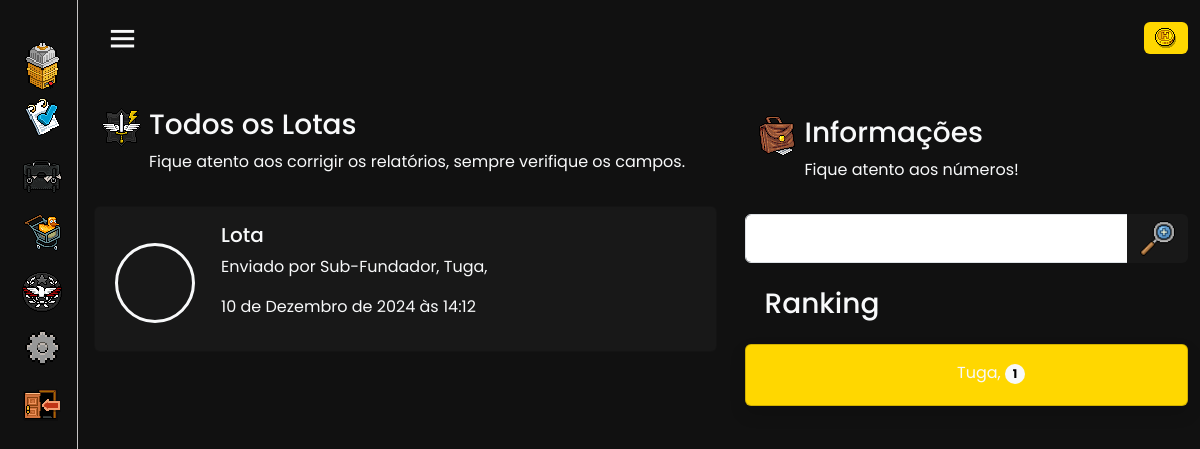
Page /system/dpl/lotas/ on the committed database.
### System/models.py (models this page shows)
class Lota(models.Model):
    datatime = models.DateTimeField(default=timezone.now)
    solicitante = models.ForeignKey(get_user_model(), on_delete=models.CASCADE,blank=True, null=True, related_name='solicitantelota')
    lotador = models.TextField(blank=False, null=True, max_length=170)
    recruta = models.TextField(blank=False, null=True, max_length=170)
    imagem = models.ImageField(upload_to='imagens/')

### ControleDeAcesso/models.py (models this page shows, shortened)
class PolicialUsuario(AbstractUser):
    username = models.CharField(
        _('username'),
        max_length=150,
        unique=True,
        validators=[RegexValidator(
            regex=r'^[a-zA-Z0-9@_:.,\-!=]+$',
            message=_('Enter a valid username. This value may contain only letters (uppercase and lowercase), numbers, @, :, -, and _ characters.'),
            code='invalid_username',
        )],
        help_text=_('150 characters or fewer. Letters (uppercase and lowercase), digits, @, :, -, and _ only.'),
    )
    patente = models.CharField(choices=CARGOS, blank=False, null=False, max_length=50, default='Agente')
    moedas = models.IntegerField(default=0, editable=True)
    ultimo_acesso = models.DateTimeField(null=True, blank=True)
    objects = CustomUserManager()
    patente_order = models.IntegerField(default=0, editable=False)
    slug = models.SlugField(unique=True, blank=True, null=True)
    status = models.CharField(choices=STATUS, blank=False, null=False, max_length=50, default='Ativo')

### System/views.py (the view)
# urls.py: path('dpl/lotas/', LotaView.as_view(), name='Lotas'),
class LotaView(GroupRequiredMixin, ListView):
    model = Lota
    template_name = 'Lotas.html'
    context_object_name = 'relatorios'
    group_required = [u'STAFF', u'LDPL', u'MINISTRODPL', u'MEMBRODPL']
    def get_queryset(self):
        q = self.request.GET.get('q')
        queryset = Lota.objects.all()
        if q:
            queryset = queryset.filter(solicitante__username__icontains=q)
        queryset = queryset.order_by('-datatime')
        return queryset
    def get_context_data(self, **kwargs):
        context = super().get_context_data(**kwargs)
        ranking = Lota.objects.all().values('solicitante__username').annotate(total=Count('id')).order_by('-total')
        context['total'] = Lota.objects.all().count()
        context['ranking'] = ranking
        return context

### Templates/Lotas.html (shortened to what this page needs)
{% extends "Index.html" %}
{% load static %}
{% block main %}
<div class="container mt-3 m-auto mb-3">
    <div class='row'>
      <div class="mt-3 m-auto col-11 col-md-7 order-2 order-md-1 text-light">
        <div class="container d-flex">
          <div>
              <img src="{% static 'dpl.gif'%}" alt="">
          </div>
      <div class="ms-2">
      <h3>Todos os Lotas</h3>
      <p>Fique atento aos corrigir os relatórios, sempre verifique os campos.
    </div>
    </div>
        {% if relatorios %}
        {% for relatorio in relatorios %}
        <a class="card m-1 p-3 text-light text-decoration-none mb-3" style="background-color: #181818;" data-bs-toggle="collapse" href="#{{relatorio.pk}}" role="button" aria-expanded="false" aria-controls="{{relatorio.pk}}">
            <div class="d-flex">
                <div class="col-4 col-md-2 mt-md-3 mt-5 mb-2">
                  <div class="rounded-circle border border-3 border-light m-1" style="background: url(https://www.habbo.com.br/habbo-imaging/avatarimage?img_format=png&user={{relatorio.solicitante.username}}&direction=2&head_direction=2&size=sm&action=std) center 35% no-repeat, url({% static 'bgfloresta.png'%}) center center no-repeat; width: 80px; height: 80px;">
                  </div>
                </div>
                <div class="col-md-8 col-8">
                    <div class="container text-light">
                        <h5>Lota</h5>
                        <p>Enviado por {{relatorio.solicitante.patente}}, {{relatorio.solicitante.username}}</p>
                        <p>{{relatorio.datatime}}</p>
                      </div>
                </div>
            </div>
        </a>
          {% endfor %}
          {% else %}
          <div class="alert alert-secondary mx-auto text-center mt-3" role="alert">
            Nenhum lota foi encontrado!
          </div>
          {% endif %}
        </div>
      <div class='col-11 col-md-5 order-1 order-md-2 mx-auto'>
        <div class="container d-flex mt-4">
          <div>
            <img class="px" src="{% static 'bolsa.gif'%}" alt="">
            </div>
          <div class="ms-2 text-light">
          <h3>Informações</h3>
          <p>Fique atento aos números!</p>
          </div>
        </div>
        <form class="input-group mt-3" method="get">
            <input class='form-control' type="text" name="q">
            <button class=" btn text-light" style="background:#181818;" type=" submit">
                <i class='icon'>
                    <img width="35px" src="{% static "lupa.gif" %}" alt="">
                  </i></button>
        </form>
      <div class="container d-flex mt-4 mb-3">
        <div class="ms-2 text-light">
        <h3>Ranking</h3>
        </div>
      </div>
      {% if ranking %}
      {% for item in ranking %}
      <div class="d-flex card col-lg-12 col-md-12 col-12 shadow m-auto mt-1 action-text text-decoration-none" style="background-color: {% if forloop.counter == 1 %}gold{% elif forloop.counter == 2 %}silver{% elif forloop.counter == 3 %}#cd7f32 {% else %}#93110e{% endif %};" href="">
        <div class="d-flex">
            <div class="col-2">
                <div class="ms-5 rounded-circle m-auto px" style="background: url({% if forloop.counter == 1 %}{% static 'primeiro.gif'%}{% elif forloop.counter == 2 %}{% static 'segundo.gif'%}{% elif forloop.counter == 3 %}{% static 'terceiro.gif'%}{% endif %}) center center no-repeat; width: 60px; height: 60px;">
                </div>
            </div>
            <div class="text-light col-10">
                <p class="text-center me-4 mt-3">{{ item.solicitante__username }} <span class="badge text-bg-light  rounded-pill">{{ item.total }}</span>
                </p>
            </div>
        </div>
    </div>
      {% endfor %}
      {% else %}
      <div class="alert alert-secondary text-center m-auto mt-3">
        Ranking zerado!
      </div>
      {% endif %}
        </div>
    </div>
    </div>
{% endblock main %}

### Arquivos/mode/style.css (style rules this page uses)
* { margin: 0; padding: 0; box-sizing: border-box; font-family: 'Poppins', sans-serif; }
.px { image-rendering: pixelated; image-rendering: -o-crisp-edges; image-rendering: -moz-crisp-edges; image-rendering: crisp-edges; }

### rows in the picture
Lota: solicitante.patente "Sub-Fundador", solicitante.username "Tuga,", datatime "10 de Dezembro de 2024 às 14:12"
PolicialUsuario: solicitante__username "Tuga,", total "1"
